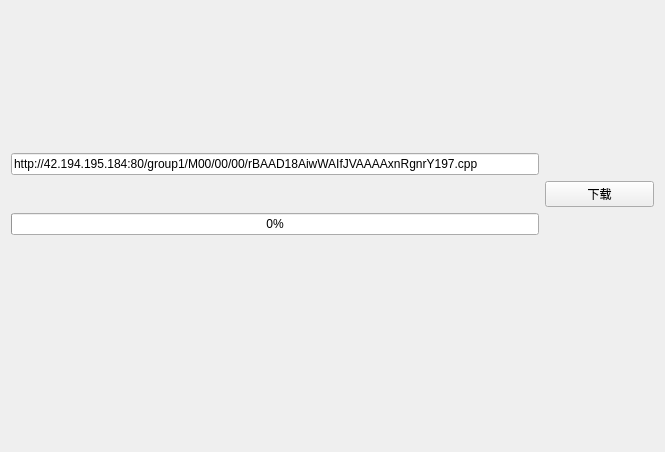
<?xml version="1.0" encoding="UTF-8"?>
<ui version="4.0">
 <class>Widget</class>
 <widget class="QWidget" name="Widget">
  <property name="geometry">
   <rect>
    <x>0</x>
    <y>0</y>
    <width>665</width>
    <height>452</height>
   </rect>
  </property>
  <property name="windowTitle">
   <string>Widget</string>
  </property>
  <layout class="QGridLayout" name="gridLayout">
   <item row="0" column="0">
    <spacer name="verticalSpacer">
     <property name="orientation">
      <enum>Qt::Vertical</enum>
     </property>
     <property name="sizeHint" stdset="0">
      <size>
       <width>20</width>
       <height>106</height>
      </size>
     </property>
    </spacer>
   </item>
   <item row="0" column="1" rowspan="2">
    <spacer name="verticalSpacer_4">
     <property name="orientation">
      <enum>Qt::Vertical</enum>
     </property>
     <property name="sizeHint" stdset="0">
      <size>
       <width>20</width>
       <height>140</height>
      </size>
     </property>
    </spacer>
   </item>
   <item row="1" column="0">
    <widget class="QLineEdit" name="lineEdit">
     <property name="text">
      <string>http://42.194.195.184:80/group1/M00/00/00/rBAAD18AiwWAIfJVAAAAxnRgnrY197.cpp</string>
     </property>
    </widget>
   </item>
   <item row="2" column="1">
    <widget class="QPushButton" name="pushButton">
     <property name="text">
      <string>下载</string>
     </property>
    </widget>
   </item>
   <item row="3" column="0">
    <widget class="QProgressBar" name="progressBar">
     <property name="value">
      <number>0</number>
     </property>
    </widget>
   </item>
   <item row="4" column="0">
    <spacer name="verticalSpacer_2">
     <property name="orientation">
      <enum>Qt::Vertical</enum>
     </property>
     <property name="sizeHint" stdset="0">
      <size>
       <width>20</width>
       <height>193</height>
      </size>
     </property>
    </spacer>
   </item>
   <item row="3" column="1" rowspan="2">
    <spacer name="verticalSpacer_3">
     <property name="orientation">
      <enum>Qt::Vertical</enum>
     </property>
     <property name="sizeHint" stdset="0">
      <size>
       <width>109</width>
       <height>228</height>
      </size>
     </property>
    </spacer>
   </item>
  </layout>
 </widget>
 <layoutdefault spacing="6" margin="11"/>
 <resources/>
 <connections/>
</ui>
